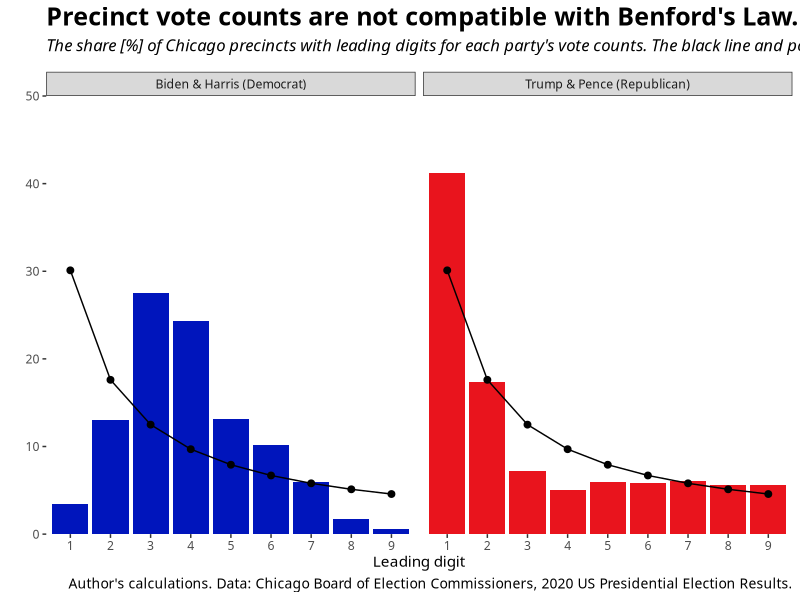
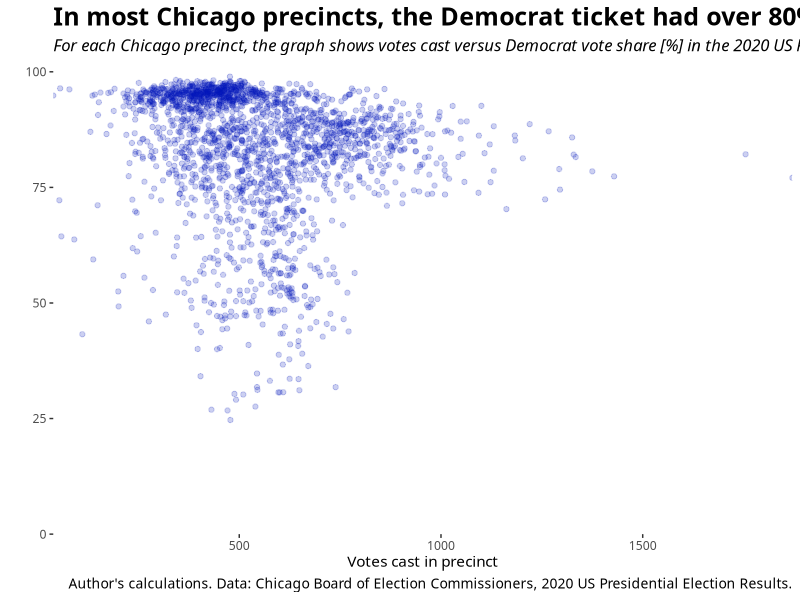
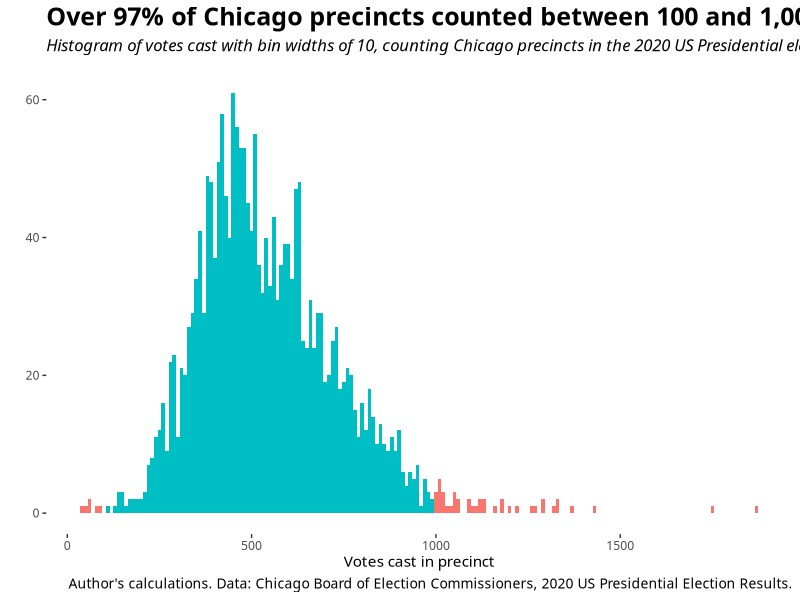

Generate these figures, in order, with R:
## Packages and Themes
library(tidyverse)
library(stringr)
library(readxl)

theme_clean <- theme_bw(base_family="Calibri") + 
  theme(legend.position = "top",
        legend.title = element_text(size = 12),
        legend.text = element_text(size = 12),
        plot.title = element_text(size = 18, face = "bold"),
        plot.subtitle = element_text(size = 12, face = "italic", margin = margin(b=12)),
        plot.caption = element_text(size = 10),
        panel.grid.major = element_blank(),
        panel.grid.minor = element_blank(),
        panel.border = element_blank())
theme_set(theme_clean)

## Draw and summarise data
# As shown in Matt Parker's video: https://www.youtube.com/watch?v=etx0k1nLn78
# We download the Chicago 2020 US Presidential election file from here: https://chicagoelections.gov/en/election-results-specifics.asp

chicago_2020_df <- read_excel("Newcomb-Benford/Chicago BEC 2020 US Presidential Election Results - 2020-11-13.xlsx",
                              sheet = "DATA")

extract_first_digit <- function(x)
{
  stringr::str_extract(x, "\\d{1}") %>%
    as.numeric()
}

chicago_2020_df %>%
  filter(valid_votes >= 100 & valid_votes < 1000) %>%
  tally()
  
chicago_2020_df %>%
  mutate(democrat_share = 100*biden_harris/valid_votes) %>%
  group_by(group = cut(democrat_share,
                       breaks = seq(0, 100, 10))) %>%
  summarise(count = n())

chicago_nb_df <- chicago_2020_df %>%
  dplyr::select(biden_harris, trump_pence) %>%
  dplyr::rename("Biden & Harris (Democrat)" = biden_harris,
                "Trump & Pence (Republican)" = trump_pence) %>%
  dplyr::mutate_all(extract_first_digit) %>%
  pivot_longer(cols = 1:2,
                      names_to = "ticket",
                      values_to = "first_digit") %>%
  group_by(ticket, first_digit) %>%
  summarise(count = n()) %>%
  mutate(share = 100*count/sum(count),
         nb_dist = 100*log10(1 + 1/first_digit))

## Make graphs
chicago_graph_caption <- "Author's calculations. Data: Chicago Board of Election Commissioners, 2020 US Presidential Election Results."

chicago_votebin_gg <- chicago_2020_df %>%
  ggplot(aes(x = valid_votes,
             fill = stat(x >= 100 & x < 1000))) +
  geom_histogram(binwidth = 10) +
  labs(title = "Over 97% of Chicago precincts counted between 100 and 1,000 votes in the 2020 US Presidential election.",
       subtitle = "Histogram of votes cast with bin widths of 10, counting Chicago precincts in the 2020 US Presidential election.",
       x = "Votes cast in precinct",
       y = "",
       caption = chicago_graph_caption) +
  theme(legend.position = "none")

chicago_scatter_gg <- chicago_2020_df %>%
  ggplot(aes(x = valid_votes,
             y = 100*biden_harris/valid_votes)) +
  geom_point(alpha = 0.2,
             color = "#0015BC") +
  labs(title = "In most Chicago precincts, the Democrat ticket had over 80% of cast votes.",
       subtitle = "For each Chicago precinct, the graph shows votes cast versus Democrat vote share [%] in the 2020 US Presidential election.",
       x = "Votes cast in precinct",
       y = "",
       caption = chicago_graph_caption) +
  scale_x_continuous(expand = c(0, 0)) +
  scale_y_continuous(limits = c(0, 100),
                     expand = c(0, 0))

chicago_nb_gg <- chicago_nb_df %>%
  ggplot(aes(x = as.factor(first_digit),
             y = share,
             fill = ticket)) +
  geom_bar(stat = "identity") +
  facet_wrap(~ticket) +
  geom_line(aes(x = first_digit,
                y = nb_dist)) +
  geom_point(aes(x = first_digit,
                 y = nb_dist),
             size = 2) +
  scale_y_continuous(expand = c(0,0),
                     limit = c(0, 50)) +
  scale_fill_manual(values = c("#0015BC", "#E9141D")) +
  labs(title = "Precinct vote counts are not compatible with Benford's Law.",
       subtitle = "The share [%] of Chicago precincts with leading digits for each party's vote counts. The black line and points represents the Newcomb-Benford distribution.",
       x = "Leading digit",
       y = "",
       caption = chicago_graph_caption) +
  theme(legend.position = "none")